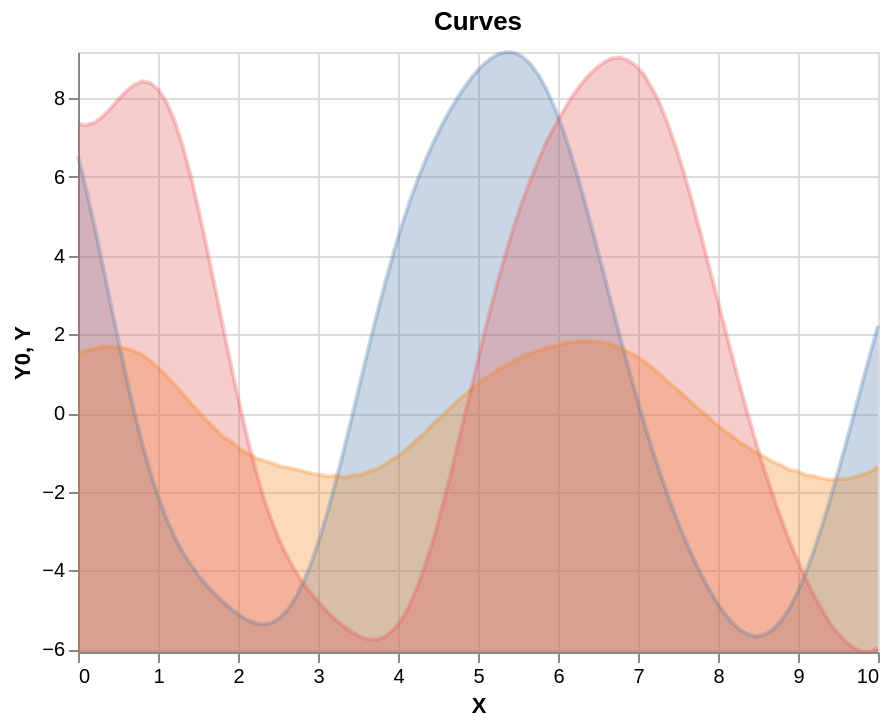

This figure's notebook cell:
### Markdown cell above
## Plot Altair Vis

We now want to generate the datasets that will go into our vega charts. We don't yet have to worry about rendering these, we'll just define the functions to generate the data.

### Code cell
def plot_altair_curve(seed=None, num_curves=3, opacity=0.3):
    """
    Generate and plot multiple smooth random curved lines using Altair with shaded areas.
    Automatically scales the y-axis to fit the minimum and maximum values across all curves.
    """
    if seed is not None:
        np.random.seed(seed)  # Set seed for reproducibility
    
    curves_data = []
    shaded_data = []
    y_min_global = float('inf')
    y_max_global = float('-inf')

    for i in range(num_curves):
        curve_seed = seed + i if seed is not None else None
        x, y = generate_smooth_curve(num_points=100, seed=curve_seed)
        df = pd.DataFrame({'X': x, 'Y': y, 'Curve': f'Curve {i+1}'})
        curves_data.append(df)
        y_min_global = min(y_min_global, np.min(y))
        y_max_global = max(y_max_global, np.max(y))
    
    for df in curves_data:
        df_shade = df.copy()
        df_shade['Y0'] = y_min_global  # Shade from the global minimum y-value up to the curve
        shaded_data.append(df_shade)
    
    all_curves = pd.concat(curves_data)
    all_shaded = pd.concat(shaded_data)
    
    y_scale = alt.Scale(domain=[y_min_global, y_max_global])  # Auto-scale y-axis
    
    line_chart = alt.Chart(all_curves).mark_line(opacity=opacity).encode(
        x='X:Q',
        y=alt.Y('Y:Q', scale=y_scale),
        color=alt.Color('Curve:N', legend=alt.Legend(title="Curves"))
    )
    
    shaded_chart = alt.Chart(all_shaded).mark_area(opacity=opacity).encode(
        x='X:Q',
        y=alt.Y('Y0:Q', scale=y_scale),
        y2='Y:Q',
        color=alt.Color('Curve:N', legend=None)  # Use the same color as the line but without an extra legend
    )
    
    return (shaded_chart + line_chart).properties(
        width=400,
        height=300,
        title="Curves"
    )

# Use the function to print a test plot
plot_altair_curve(seed=42, num_curves=3, opacity=0.3)

### Figure 1 — Vega-Lite specification as saved in the notebook (floating-point values rounded to 4 significant figures; data arrays with more than 128 entries replaced by an {"elided": "..."} marker saying what was removed)
{"config": {"view": {"continuousWidth": 300, "continuousHeight": 300}}, "layer": [{"data": {"name": "data-8722fe2a6e5ca3148ad8c65dae86672c"}, "mark": {"type": "area", "opacity": 0.3}, "encoding": {"color": {"field": "Curve", "legend": null, "type": "nominal"}, "x": {"field": "X", "type": "quantitative"}, "y": {"field": "Y0", "scale": {"domain": [-6.073, 9.176]}, "type": "quantitative"}, "y2": {"field": "Y"}}}, {"data": {"name": "data-cc15b60995cc1229093c14fa26ed74a6"}, "mark": {"type": "line", "opacity": 0.3}, "encoding": {"color": {"field": "Curve", "legend": {"title": "Curves"}, "type": "nominal"}, "x": {"field": "X", "type": "quantitative"}, "y": {"field": "Y", "scale": {"domain": [-6.073, 9.176]}, "type": "quantitative"}}}], "height": 300, "title": "Curves", "width": 400, "$schema": "https://vega.github.io/schema/vega-lite/v5.20.1.json", "datasets": {"data-8722fe2a6e5ca3148ad8c65dae86672c": {"elided": "300 records"}, "data-cc15b60995cc1229093c14fa26ed74a6": {"elided": "300 records"}}}
